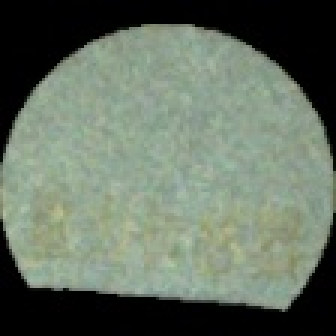
#> input picture python/model_embeddings/model_img/moban_1.jpg, 112 x 112 px, found by its file name (shown 3 times larger)
$ python shape_context.py
#> lines starting #> are read from the running program, lines starting #| are printed output that depends on the picture; after the words box and inside, x2 and y2 are one past the last pixel; in counts of white or black regions, pixels touching at a corner belong together
import cv2
import numpy as np
from scipy.optimize import linear_sum_assignment
from scipy.spatial.distance import cdist
from skimage.measure import ransac
from skimage.transform import AffineTransform,SimilarityTransform
import matplotlib.pyplot as plt

def chi2_cost(histA, histB):
    eps = 1e-10  # 防止除0
    return 0.5 * np.sum((histA - histB) ** 2 / (histA + histB + eps))

def match_descriptors_hungarian_chi2(desc1, desc2):
    n1, n2 = len(desc1), len(desc2)
    dist_matrix = np.zeros((n1, n2), dtype=np.float32)

    for i in range(n1):
        for j in range(n2):
            dist_matrix[i, j] = chi2_cost(desc1[i], desc2[j])

    row_ind, col_ind = linear_sum_assignment(dist_matrix)
    matches = [(i, j, dist_matrix[i, j]) for i, j in zip(row_ind, col_ind)]
    return matches
# def chi2_cost(histA, histB):
#     eps = 1e-10  # 防止除0
#     return 0.5 * np.sum((histA - histB) ** 2 / (histA + histB + eps))

# [20 lines left out: function match_descriptors_mutual_best_chi2, not called in this run]


def extract_contour_points(img, min_area=10):
    edges = cv2.Canny(img, 50, 150)
    kernel_dilate = cv2.getStructuringElement(cv2.MORPH_RECT, (5, 5))
    kernel_erode = cv2.getStructuringElement(cv2.MORPH_RECT, (3, 3))
    img_dilate = cv2.dilate(edges, kernel_dilate)
    img_erode = cv2.erode(img_dilate, kernel_erode)
    contours, _ = cv2.findContours(img_erode, cv2.RETR_EXTERNAL, cv2.CHAIN_APPROX_NONE)
    all_points = []
    for cnt in contours:
        if cv2.contourArea(cnt) >= min_area:
            for pt in cnt:
                all_points.append(pt[0])
    return np.array(all_points)

def shape_context_descriptor(points, r_bins=5, theta_bins=1, r_inner=0.125, r_outer=1):
    if len(points) < 2:
        return None
    descriptors = []
    # 计算点之间距离矩阵
    dists = cdist(points, points)
    mean_dist = np.mean(dists)
    # 归一化距离矩阵
    r_array = dists / (mean_dist + 1e-8)
    # 角度矩阵
    angles = np.arctan2(points[:, None, 1] - points[None, :, 1], points[:, None, 0] - points[None, :, 0])  # shape NxN

    for i in range(len(points)):
        # 排除自身点距离和角度
        r = r_array[i]
        theta = (angles[i] + 2 * np.pi) % (2 * np.pi)

        # log空间分割半径
        r_log = np.log(r + 1e-8)
        r_bin_edges = np.linspace(np.log(r_inner), np.log(r_outer), r_bins + 1)
        r_bin_idx = np.digitize(r_log, r_bin_edges) - 1
        r_bin_idx = np.clip(r_bin_idx, 0, r_bins - 1)

        # 角度分割
        theta_bin_idx = np.floor(theta / (2 * np.pi) * theta_bins).astype(int)
        theta_bin_idx = np.clip(theta_bin_idx, 0, theta_bins - 1)

        # 生成直方图
        hist = np.zeros((r_bins, theta_bins))
        for rb, tb in zip(r_bin_idx, theta_bin_idx):
            hist[rb, tb] += 1

        hist[i // len(points) if i // len(points) < r_bins else r_bins-1, 0] = 0  # 排除自身点
        hist = hist.flatten()
        hist = hist / (np.linalg.norm(hist) + 1e-6)
        descriptors.append(hist)

    return np.array(descriptors)
# [50 lines left out: functions match_descriptors_mutual_nearest, match_descriptors_hungarian, geometric_verification, not called in this run]
def ransac_affine_verification(matches, pts1, pts2, threshold=1):
    if len(matches) < 3:
        return None, None
    src = np.array([pts1[m[0]] for m in matches])
    dst = np.array([pts2[m[1]] for m in matches])

    model, inliers = ransac((src, dst),
                            SimilarityTransform,
                            min_samples=2,
                            residual_threshold=threshold,
                            max_trials=10000)
    inliers = np.array(inliers, dtype=bool)
    inlier_matches = [matches[i] for i in range(len(matches)) if inliers[i]]
    return model, inlier_matches

def rotation_angle_from_affine(matrix):
    # affine matrix:
    # [a, b, tx]
    # [c, d, ty]
    # rotation = atan2(c, a)
    angle_rad = np.arctan2(matrix[1, 0], matrix[0, 0])
    angle_deg = np.degrees(angle_rad)
    return angle_deg

def draw_matches(img1, img2, pts1, pts2, matches, inliers=None):
    h1, w1 = img1.shape
    h2, w2 = img2.shape
    canvas = np.zeros((max(h1, h2), w1 + w2, 3), dtype=np.uint8)
    canvas[:h1, :w1] = cv2.cvtColor(img1, cv2.COLOR_GRAY2BGR)
    canvas[:h2, w1:] = cv2.cvtColor(img2, cv2.COLOR_GRAY2BGR)

    for idx, (i, j, dist) in enumerate(matches):
        pt1 = tuple(pts1[i].astype(int))
        pt2 = tuple((pts2[j] + np.array([w1, 0])).astype(int))
        color = (0, 255, 0) if (inliers is not None and inliers[idx]) else (0, 0, 255)
        cv2.line(canvas, pt1, pt2, color, 1)
        cv2.circle(canvas, pt1, 3, color, -1)
        cv2.circle(canvas, pt2, 3, color, -1)

    cv2.imshow('Matches', canvas)
    cv2.waitKey(0)
    cv2.destroyAllWindows()

def main():
    img1 = cv2.imread('model_embeddings\model_img\moban_1.jpg', 0)
#> img1: shape (112, 112); min 0, max 191, mean 107.1
    M = cv2.getRotationMatrix2D((img1.shape[1]//2, img1.shape[0]//2), 15, 1)
    img2 = cv2.warpAffine(img1, M, (img1.shape[1], img1.shape[0]))

    pts1 = extract_contour_points(img1)
#> in extract_contour_points, `edges = cv2.Canny(img, 50, 150)`:
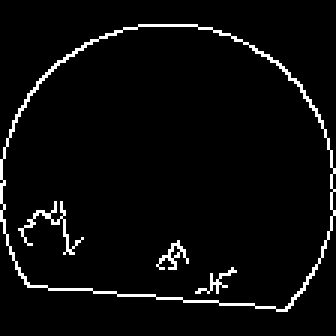
#> edges: shape (112, 112) (shown 3 times larger); 4.1% white in thin lines or dots, all inside (x1, y1, x2, y2) = (0, 8, 112, 104)
#> in extract_contour_points, `img_dilate = cv2.dilate(edges, kernel_dilate)`: img_dilate: shape (112, 112); 20.4% white; 2 white regions, box (x1, y1, x2, y2) and area: (0, 6, 112, 106) 2396, (50, 78, 65, 92) 161
#> in extract_contour_points, `img_erode = cv2.erode(img_dilate, kernel_erode)`: img_erode: shape (112, 112); 13.1% white; 2 white regions
#> in extract_contour_points, `contours, _ = cv2.findContours(img_erode, cv2.RETR_EXTERNAL, cv2.CHAIN..`: contours = 1 contour; box (x1, y1, x2, y2) and area: (0, 7, 112, 105) 8983
#> the loop in extract_contour_points, `for cnt in contours:` made 1 pass
#> after the loop in extract_contour_points, `for cnt in contours:`: all_points = 330 pairs, first value 0 to 111, second value 7 to 104
#> pts1 has the same summary as all_points in extract_contour_points
    pts2 = extract_contour_points(img2)
#> in extract_contour_points (call 2), `edges = cv2.Canny(img, 50, 150)`: edges: shape (112, 112); 3.2% white in thin lines or dots, all inside (x1, y1, x2, y2) = (1, 7, 112, 107)
#> in extract_contour_points (call 2), `img_dilate = cv2.dilate(edges, kernel_dilate)`: img_dilate: shape (112, 112); 16.9% white; 2 white regions, box (x1, y1, x2, y2) and area: (0, 5, 112, 109) 1926, (20, 75, 36, 94) 195
#> in extract_contour_points (call 2), `img_erode = cv2.erode(img_dilate, kernel_erode)`: img_erode: shape (112, 112); 10.4% white; 2 white regions
#> in extract_contour_points (call 2), `contours, _ = cv2.findContours(img_erode, cv2.RETR_EXTERNAL, cv2.CHAIN..`: contours = 2 contours; box (x1, y1, x2, y2) and area: (0, 6, 112, 108) 880, (21, 76, 35, 93) 106
#> the loop in extract_contour_points (call 2), `for cnt in contours:` made 2 passes
#> pts2 = 644 pairs, first value 0 to 111, second value 6 to 107

    desc1 = shape_context_descriptor(pts1)
#> in shape_context_descriptor, `mean_dist = np.mean(dists)`: mean_dist = 68.48
#> in shape_context_descriptor, `angles = np.arctan2(points[:, None, 1] - points[None, :, 1], points[:,..`:
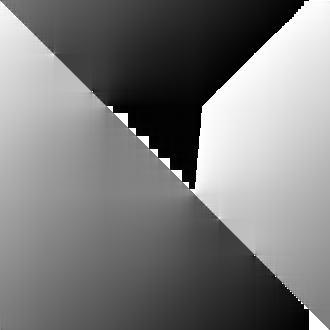
#> angles: shape (330, 330) float64; min -3.13, max 3.14, mean -0.0676; drawn with min black and max white
#> the loop in shape_context_descriptor, `for i in range(len(points)):` made 330 passes
#> hist on passes 1 to 3: [0, 0.0523, 0.0764, 0.109, 0.99], [0, 0.0525, 0.0767, 0.113, 0.989], [0, 0.0523, 0.0724, 0.113, 0.99]
#> after the loop in shape_context_descriptor, `for i in range(len(points)):`: descriptors = 330 items, first 6: [0, 0.0523, 0.0764, 0.109, 0.99], [0, 0.0525, 0.0767, 0.113, 0.989], [0, 0.0523, 0.0724, 0.113, 0.99], [0, 0.0523, 0.0724, 0.113, 0.99], [0, 0.0483, 0.0764, 0.113, 0.99], [0, 0.0523, 0.0724, 0.117, 0.989]
#> desc1 = 330 rows, first 6: [0, 0.0523, 0.0764, 0.109, 0.99], [0, 0.0525, 0.0767, 0.113, 0.989], [0, 0.0523, 0.0724, 0.113, 0.99], [0, 0.0523, 0.0724, 0.113, 0.99], [0, 0.0483, 0.0764, 0.113, 0.99], [0, 0.0523, 0.0724, 0.117, 0.989]
    desc2 = shape_context_descriptor(pts2)
#> call 2 of shape_context_descriptor, with points = array of shape (644, 2), r_bins = 5, theta_bins = 1, r_inner = 0.125, r_outer = 1
#> in shape_context_descriptor (call 2), `dists = cdist(points, points)`:
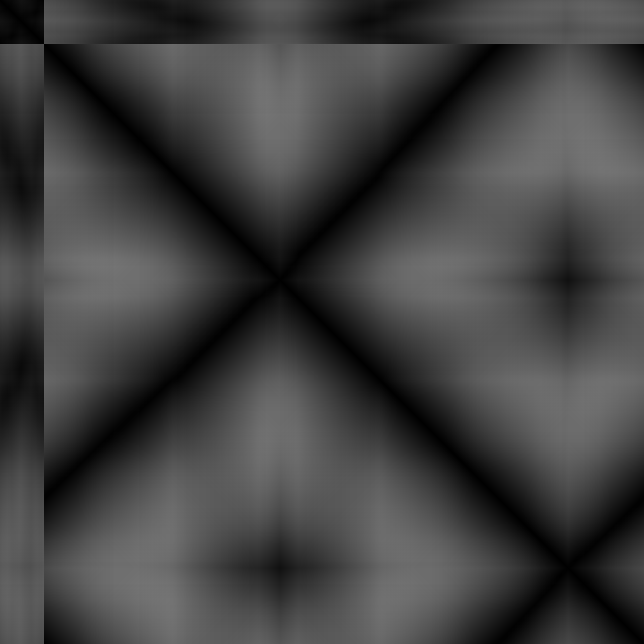
#> dists: shape (644, 644) float64; min 0, max 116.4, mean 65.3
#> in shape_context_descriptor (call 2), `mean_dist = np.mean(dists)`: mean_dist = 65.26
#> in shape_context_descriptor (call 2), `angles = np.arctan2(points[:, None, 1] - points[None, :, 1], points[:,..`:
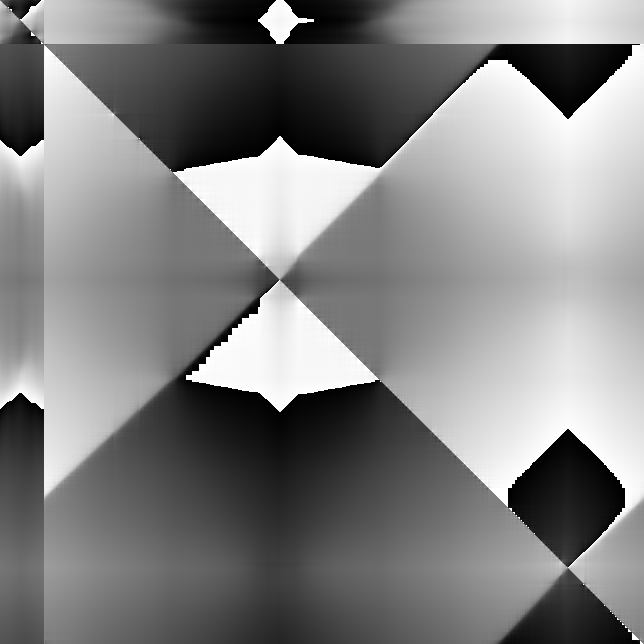
#> angles: shape (644, 644) float64; min -3.13, max 3.14, mean 0.0874; drawn with min black and max white
#> the loop in shape_context_descriptor (call 2), `for i in range(len(points)):` made 644 passes
#> hist on passes 1 to 3: [0, 0.0686, 0.233, 0.279, 0.929], [0, 0.0858, 0.223, 0.267, 0.934], [0, 0.118, 0.201, 0.253, 0.939]
#> after the loop in shape_context_descriptor (call 2), `for i in range(len(points)):`: descriptors = 644 items, first 6: [0, 0.0686, 0.233, 0.279, 0.929], [0, 0.0858, 0.223, 0.267, 0.934], [0, 0.118, 0.201, 0.253, 0.939], [0, 0.125, 0.218, 0.22, 0.943], [0, 0.135, 0.218, 0.206, 0.945], [0, 0.137, 0.212, 0.2, 0.947]
#> desc2 = 644 rows, first 6: [0, 0.0686, 0.233, 0.279, 0.929], [0, 0.0858, 0.223, 0.267, 0.934], [0, 0.118, 0.201, 0.253, 0.939], [0, 0.125, 0.218, 0.22, 0.943], [0, 0.135, 0.218, 0.206, 0.945], [0, 0.137, 0.212, 0.2, 0.947]

    # matches = match_descriptors_mutual_nearest(desc1, desc2)
    # matches = match_descriptors_hungarian(desc1, desc2)
    matches = match_descriptors_hungarian_chi2(desc1, desc2)
#> in match_descriptors_hungarian_chi2, `n1, n2 = len(desc1), len(desc2)`: n1 = 330; n2 = 644
#> the loop in match_descriptors_hungarian_chi2, `for i in range(n1):` made 330 passes
#> after the loop in match_descriptors_hungarian_chi2, `for i in range(n1):`:
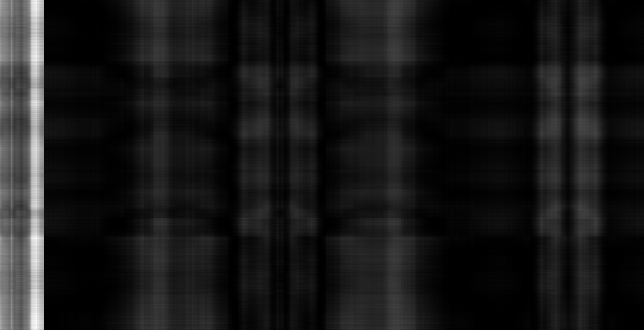
#> dist_matrix: shape (330, 644) float32; min 1.62e-06, max 0.123, mean 0.0117; drawn with min black and max white
    #matches = match_descriptors_mutual_best_chi2(desc1, desc2)
    print(f"Total matches (Hungarian): {len(matches)}")
#| Total matches (Hungarian): 330

    model, inlier_matches = ransac_affine_verification(matches, pts1, pts2)
    if model is None:
        print("RANSAC failed, not enough matches")
        return

    print(f"Inlier matches after RANSAC: {len(inlier_matches)}")
#| Inlier matches after RANSAC: 8
    angle = rotation_angle_from_affine(model.params)
    print(f"Estimated rotation angle (degrees): {angle:.2f}")
#| Estimated rotation angle (degrees): 2.66

    inliers_mask = [m in inlier_matches for m in matches]
    draw_matches(img1, img2, pts1, pts2, matches, inliers=inliers_mask)
#> in draw_matches, `canvas[:h2, w1:] = cv2.cvtColor(img2, cv2.COLOR_GRAY2BGR)`:
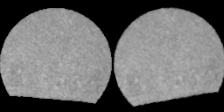
#> canvas: shape (112, 224, 3); min 0, max 191, mean 107
#> the loop in draw_matches, `for idx, (i, j, dist) in enumerate(matches):` made 330 passes
#> (j, dist) on passes 1 to 3: (55, 0.000207), (495, 0.000245), (51, 0.000456)
#> after the loop in draw_matches, `for idx, (i, j, dist) in enumerate(matches):`:
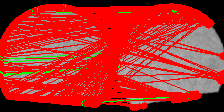
#> canvas: shape (112, 224, 3); mean of channels 0, 1, 2 37.4, 41.3, 183.2; drawn as B, G, R

if __name__ == '__main__':
    main()

$ run again, with python/model_embeddings/model_img/moban_2.jpg copied over python/model_embeddings/model_img/moban_1.jpg
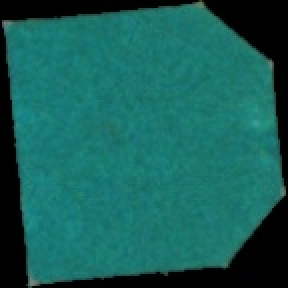
#> input picture python/model_embeddings/model_img/moban_2.jpg, 144 x 144 px, found by its file name (shown 2 times larger)
#> in extract_contour_points, `edges = cv2.Canny(img, 50, 150)`:
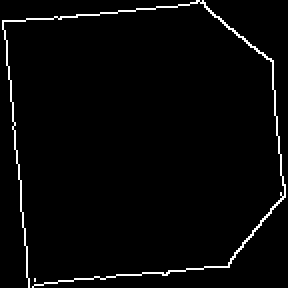
#> edges: shape (144, 144) (shown 2 times larger); 2.6% white in thin lines or dots
#> img_dilate: shape (144, 144); 13.4% white; 1 white region, box (x1, y1, x2, y2) and area: (0, 0, 144, 144) 2776
#> img_erode: shape (144, 144); 8.3% white; 1 white region
#> contours = 1 contour; box (x1, y1, x2, y2) and area: (0, 0, 144, 144) 16860
#> the loop in extract_contour_points, `for cnt in contours:` made 1 pass
#> after the loop in extract_contour_points, `for cnt in contours:`: all_points = 484 pairs, first value 0 to 143, second value 0 to 143
#> pts1 has the same summary as all_points in extract_contour_points
#> edges: shape (144, 144); 2% white in thin lines or dots
#> img_dilate: shape (144, 144); 11.1% white; 4 white regions, box (x1, y1, x2, y2) and area: (61, 81, 144, 144) 672, (84, 0, 144, 76) 621, (0, 59, 33, 144) 535, (0, 0, 76, 29) 476
#> img_erode: shape (144, 144); 6.7% white; 4 white regions
#> contours = 4 contours; box (x1, y1, x2, y2) and area: (62, 82, 144, 144) 298, (85, 0, 144, 75) 276, (0, 60, 32, 144) 232, (0, 0, 75, 28) 208
#> the loop in extract_contour_points (call 2), `for cnt in contours:` made 4 passes
#> pts2 = 734 pairs, first value 0 to 143, second value 0 to 143
#> mean_dist = 94.44
#> the loop in shape_context_descriptor, `for i in range(len(points)):` made 484 passes
#> hist on passes 1 to 3: [0, 0.0465, 0.0683, 0.118, 0.99], [0, 0.0467, 0.0687, 0.124, 0.989], [0, 0.0496, 0.0688, 0.124, 0.989]
#> after the loop in shape_context_descriptor, `for i in range(len(points)):`: descriptors = 484 items, first 6: [0, 0.0465, 0.0683, 0.118, 0.99], [0, 0.0467, 0.0687, 0.124, 0.989], [0, 0.0496, 0.0688, 0.124, 0.989], [0, 0.0522, 0.0659, 0.121, 0.989], [0, 0.0549, 0.0659, 0.121, 0.989], [0, 0.0521, 0.0713, 0.115, 0.989]
#> desc1 = 484 rows, first 6: [0, 0.0465, 0.0683, 0.118, 0.99], [0, 0.0467, 0.0687, 0.124, 0.989], [0, 0.0496, 0.0688, 0.124, 0.989], [0, 0.0522, 0.0659, 0.121, 0.989], [0, 0.0549, 0.0659, 0.121, 0.989], [0, 0.0521, 0.0713, 0.115, 0.989]
#> dists: shape (734, 734) float64
#> r_array: shape (734, 734) float64
#> angles: shape (734, 734) float64
#> the loop in shape_context_descriptor (call 2), `for i in range(len(points)):` made 734 passes
#> hist on passes 1 to 3: [0, 0.065, 0.0957, 0.165, 0.98], [0, 0.0669, 0.0936, 0.162, 0.98], [0, 0.0671, 0.0958, 0.165, 0.979]
#> desc2 = 734 rows, first 6: [0, 0.065, 0.0957, 0.165, 0.98], [0, 0.0669, 0.0936, 0.162, 0.98], [0, 0.0671, 0.0958, 0.165, 0.979], [0, 0.0673, 0.0981, 0.167, 0.979], [0, 0.0671, 0.0997, 0.161, 0.98], [0, 0.0672, 0.102, 0.161, 0.979]
#> n1 = 484; n2 = 734
#> the loop in match_descriptors_hungarian_chi2, `for i in range(n1):` made 484 passes
#| Total matches (Hungarian): 484
#| Inlier matches after RANSAC: 10
#| Estimated rotation angle (degrees): 76.72
#> the loop in draw_matches, `for idx, (i, j, dist) in enumerate(matches):` made 484 passes
#> (j, dist) on passes 1 to 3: (235, 0.00255), (626, 0.00254), (325, 0.00182)
#> after the loop in draw_matches, `for idx, (i, j, dist) in enumerate(matches):`:
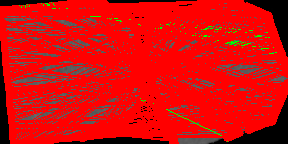
#> canvas: shape (144, 288, 3); mean of channels 0, 1, 2 11.5, 13.4, 211.8; drawn as B, G, R

$ run again, with python/model_embeddings/model_img/moban_3.jpg copied over python/model_embeddings/model_img/moban_1.jpg
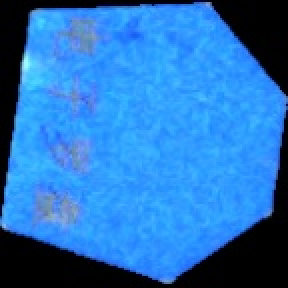
#> input picture python/model_embeddings/model_img/moban_3.jpg, 144 x 144 px, found by its file name (shown 2 times larger)
#> in extract_contour_points, `edges = cv2.Canny(img, 50, 150)`:
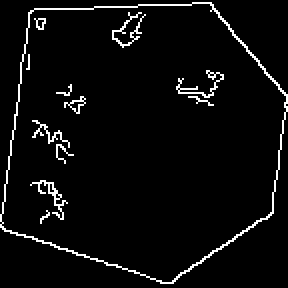
#> edges: shape (144, 144) (shown 2 times larger); 4.5% white in thin lines or dots
#> img_dilate: shape (144, 144); 21.6% white; 5 white regions, box (x1, y1, x2, y2) and area: (0, 0, 144, 144) 3150, (86, 33, 114, 55) 388, (13, 88, 36, 114) 358, (14, 58, 39, 84) 353, (26, 40, 45, 59) 225
#> img_erode: shape (144, 144); 14.4% white; 5 white regions
#> contours = 1 contour; box (x1, y1, x2, y2) and area: (0, 0, 144, 144) 16244
#> the loop in extract_contour_points, `for cnt in contours:` made 1 pass
#> after the loop in extract_contour_points, `for cnt in contours:`: all_points = 455 pairs, first value 0 to 143, second value 0 to 143
#> pts1 has the same summary as all_points in extract_contour_points
#> edges: shape (144, 144); 3.4% white in thin lines or dots
#> img_dilate: shape (144, 144); 17.5% white; 4 white regions, box (x1, y1, x2, y2) and area: (0, 0, 144, 139) 2964, (24, 100, 48, 124) 330, (31, 52, 48, 68) 212, (11, 40, 27, 49) 118
#> img_erode: shape (144, 144); 11.2% white; 4 white regions
#> contours = 4 contours; box (x1, y1, x2, y2) and area: (0, 0, 144, 138) 1439, (25, 101, 47, 123) 181, (32, 53, 47, 67) 118, (12, 41, 26, 48) 56
#> the loop in extract_contour_points (call 2), `for cnt in contours:` made 4 passes
#> pts2 = 1063 pairs, first value 0 to 143, second value 0 to 137
#> mean_dist = 92.12
#> the loop in shape_context_descriptor, `for i in range(len(points)):` made 455 passes
#> hist on passes 1 to 3: [0, 0.0552, 0.0859, 0.163, 0.981], [0, 0.0554, 0.0923, 0.16, 0.981], [0, 0.0558, 0.093, 0.17, 0.979]
#> after the loop in shape_context_descriptor, `for i in range(len(points)):`: descriptors = 455 items, first 6: [0, 0.0552, 0.0859, 0.163, 0.981], [0, 0.0554, 0.0923, 0.16, 0.981], [0, 0.0558, 0.093, 0.17, 0.979], [0, 0.0555, 0.0863, 0.17, 0.98], [0, 0.0556, 0.0865, 0.173, 0.98], [0, 0.0559, 0.087, 0.18, 0.978]
#> desc1 = 455 rows, first 6: [0, 0.0552, 0.0859, 0.163, 0.981], [0, 0.0554, 0.0923, 0.16, 0.981], [0, 0.0558, 0.093, 0.17, 0.979], [0, 0.0555, 0.0863, 0.17, 0.98], [0, 0.0556, 0.0865, 0.173, 0.98], [0, 0.0559, 0.087, 0.18, 0.978]
#> dists: shape (1063, 1063) float64
#> r_array: shape (1063, 1063) float64
#> angles: shape (1063, 1063) float64
#> the loop in shape_context_descriptor (call 2), `for i in range(len(points)):` made 1063 passes
#> hist on passes 1 to 3: [0, 0.111, 0.213, 0.21, 0.948], [0, 0.122, 0.195, 0.208, 0.951], [0, 0.125, 0.192, 0.208, 0.951]
#> desc2 = 1063 rows, first 6: [0, 0.111, 0.213, 0.21, 0.948], [0, 0.122, 0.195, 0.208, 0.951], [0, 0.125, 0.192, 0.208, 0.951], [0, 0.134, 0.18, 0.212, 0.951], [0, 0.137, 0.174, 0.214, 0.952], [0, 0.131, 0.17, 0.214, 0.953]
#> n1 = 455; n2 = 1063
#> the loop in match_descriptors_hungarian_chi2, `for i in range(n1):` made 455 passes
#| Total matches (Hungarian): 455
#| Inlier matches after RANSAC: 8
#| Estimated rotation angle (degrees): 36.04
#> the loop in draw_matches, `for idx, (i, j, dist) in enumerate(matches):` made 455 passes
#> (j, dist) on passes 1 to 3: (226, 0.00123), (187, 0.00261), (249, 0.00234)
#> after the loop in draw_matches, `for idx, (i, j, dist) in enumerate(matches):`:
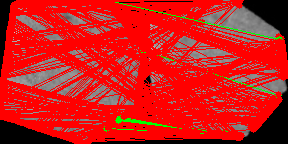
#> canvas: shape (144, 288, 3); mean of channels 0, 1, 2 27, 30.1, 200.9; drawn as B, G, R
